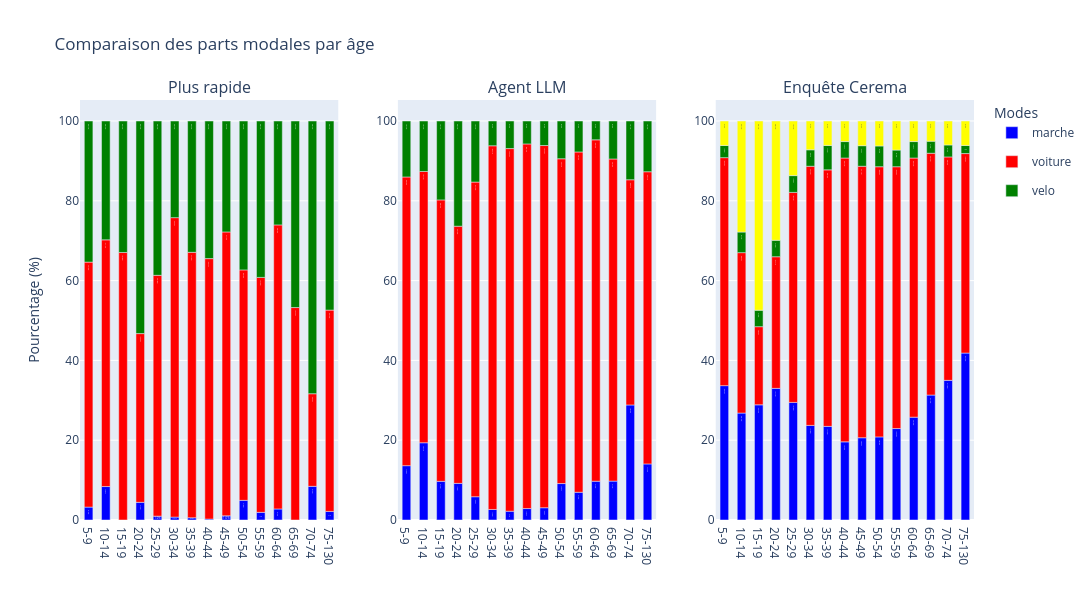

The notebook cell saved with this chart:
### Code cell
bar_graph(moves, cerema["parts_modales_2023"]["Age"], "Comparaison des parts modales par âge", x_name="Age_cat")

### Figure 1 — Plotly figure (JSON) as saved in the notebook; plotly's stock layout.template omitted (floating-point values rounded to 4 significant figures)
{"data": [{"legendgroup": "marche", "marker": {"color": "blue"}, "name": "marche", "showlegend": true, "text": ["3.1746031746031744", "8.281829419035846", "4.427480916030534", "0.9546539379474941", "0.7142857142857143", "0.5610098176718092", "0.22026431718061676", "1.046337817638266", "4.852941176470589", "1.86219739292365", "2.6954177897574128", "8.438818565400844", "2.074235807860262"], "textposition": "inside", "texttemplate": "%{text:.1f}%", "type": "bar", "x": ["5-9", "10-14", "20-24", "25-29", "30-34", "35-39", "40-44", "45-49", "50-54", "55-59", "60-64", "70-74", "75-130"], "xaxis": "x", "y": [18, 67, 29, 8, 6, 4, 1, 7, 33, 10, 10, 20, 19], "yaxis": "y"}, {"legendgroup": "voiture", "marker": {"color": "red"}, "name": "voiture", "showlegend": true, "text": ["60.317460317460316", "61.06304079110012", "65.7556270096463", "42.29007633587786", "59.785202863961814", "74.16666666666667", "66.33941093969145", "62.11453744493392", "71.15097159940208", "56.91176470588235", "57.35567970204841", "69.2722371967655", "53.246753246753244", "23.20675105485232", "48.580786026200876"], "textposition": "inside", "texttemplate": "%{text:.1f}%", "type": "bar", "x": ["5-9", "10-14", "15-19", "20-24", "25-29", "30-34", "35-39", "40-44", "45-49", "50-54", "55-59", "60-64", "65-69", "70-74", "75-130"], "xaxis": "x", "y": [342, 494, 409, 277, 501, 623, 473, 282, 476, 387, 308, 257, 246, 55, 445], "yaxis": "y"}, {"legendgroup": "velo", "marker": {"color": "green"}, "name": "velo", "showlegend": true, "text": ["34.74426807760141", "29.419035846724352", "32.31511254019293", "53.282442748091604", "38.3054892601432", "23.92857142857143", "32.81907433380084", "32.819383259911895", "27.802690582959645", "36.76470588235294", "38.17504655493482", "25.336927223719673", "46.75324675324675", "68.35443037974683", "45.633187772925766"], "textposition": "inside", "texttemplate": "%{text:.1f}%", "type": "bar", "x": ["5-9", "10-14", "15-19", "20-24", "25-29", "30-34", "35-39", "40-44", "45-49", "50-54", "55-59", "60-64", "65-69", "70-74", "75-130"], "xaxis": "x", "y": [197, 238, 201, 349, 321, 201, 234, 149, 186, 250, 205, 94, 216, 162, 418], "yaxis": "y"}, {"legendgroup": "transports_collectifs", "marker": {"color": "yellow"}, "name": "transports_collectifs", "showlegend": true, "text": [], "textposition": "inside", "texttemplate": "%{text:.1f}%", "type": "bar", "x": [], "xaxis": "x", "y": [], "yaxis": "y"}, {"legendgroup": "marche", "marker": {"color": "blue"}, "name": "marche", "showlegend": false, "text": ["11.816578483245149", "15.698393077873918", "8.19935691318328", "7.175572519083969", "4.77326968973747", "2.380952380952381", "2.1037868162692845", "2.643171806167401", "2.8400597907324365", "8.235294117647058", "6.517690875232775", "9.433962264150944", "9.090909090909092", "19.831223628691983", "11.462882096069869"], "textposition": "inside", "texttemplate": "%{text:.1f}%", "type": "bar", "x": ["5-9", "10-14", "15-19", "20-24", "25-29", "30-34", "35-39", "40-44", "45-49", "50-54", "55-59", "60-64", "65-69", "70-74", "75-130"], "xaxis": "x2", "y": [67, 127, 51, 47, 40, 20, 15, 12, 19, 56, 35, 35, 42, 47, 105], "yaxis": "y2"}, {"legendgroup": "voiture", "marker": {"color": "red"}, "name": "voiture", "showlegend": false, "text": ["62.78659611992945", "55.12978986402967", "59.64630225080386", "50.38167938931297", "64.55847255369929", "82.14285714285714", "86.67601683029453", "84.14096916299559", "83.85650224215246", "73.38235294117646", "79.88826815642457", "83.01886792452831", "75.32467532467533", "38.81856540084388", "59.71615720524017"], "textposition": "inside", "texttemplate": "%{text:.1f}%", "type": "bar", "x": ["5-9", "10-14", "15-19", "20-24", "25-29", "30-34", "35-39", "40-44", "45-49", "50-54", "55-59", "60-64", "65-69", "70-74", "75-130"], "xaxis": "x2", "y": [356, 446, 371, 330, 541, 690, 618, 382, 561, 499, 429, 308, 348, 92, 547], "yaxis": "y2"}, {"legendgroup": "velo", "marker": {"color": "green"}, "name": "velo", "showlegend": false, "text": ["12.16931216931217", "10.259579728059332", "16.720257234726688", "20.610687022900763", "12.529832935560858", "5.595238095238096", "6.5918653576437585", "5.286343612334802", "5.680119581464873", "8.529411764705882", "7.262569832402235", "4.5822102425876015", "8.874458874458876", "10.126582278481013", "10.37117903930131"], "textposition": "inside", "texttemplate": "%{text:.1f}%", "type": "bar", "x": ["5-9", "10-14", "15-19", "20-24", "25-29", "30-34", "35-39", "40-44", "45-49", "50-54", "55-59", "60-64", "65-69", "70-74", "75-130"], "xaxis": "x2", "y": [69, 83, 104, 135, 105, 47, 47, 24, 38, 58, 39, 17, 41, 24, 95], "yaxis": "y2"}, {"legendgroup": "transports_collectifs", "marker": {"color": "yellow"}, "name": "transports_collectifs", "showlegend": false, "text": [], "textposition": "inside", "texttemplate": "%{text:.1f}%", "type": "bar", "x": [], "xaxis": "x2", "y": [], "yaxis": "y2"}, {"legendgroup": "marche", "marker": {"color": "blue"}, "name": "marche", "showlegend": false, "text": ["33.0", "25.742574257425744", "27.450980392156865", "31.06796116504854", "26.923076923076923", "21.904761904761905", "21.69811320754717", "17.75700934579439", "18.51851851851852", "18.34862385321101", "20.0", "22.52252252252252", "27.67857142857143", "30.973451327433626", "35.96491228070175"], "textposition": "inside", "texttemplate": "%{text:.1f}%", "type": "bar", "x": ["5-9", "10-14", "15-19", "20-24", "25-29", "30-34", "35-39", "40-44", "45-49", "50-54", "55-59", "60-64", "65-69", "70-74", "75-130"], "xaxis": "x3", "y": [33, 26, 28, 32, 28, 23, 23, 19, 20, 20, 22, 25, 31, 35, 41], "yaxis": "y3"}, {"legendgroup": "voiture", "marker": {"color": "red"}, "name": "voiture", "showlegend": false, "text": ["56.00000000000001", "38.613861386138616", "18.627450980392158", "31.06796116504854", "48.07692307692308", "60.0", "59.43396226415094", "64.48598130841121", "61.111111111111114", "59.63302752293578", "57.27272727272727", "56.75675675675676", "53.57142857142857", "49.557522123893804", "42.98245614035088"], "textposition": "inside", "texttemplate": "%{text:.1f}%", "type": "bar", "x": ["5-9", "10-14", "15-19", "20-24", "25-29", "30-34", "35-39", "40-44", "45-49", "50-54", "55-59", "60-64", "65-69", "70-74", "75-130"], "xaxis": "x3", "y": [56, 39, 19, 32, 50, 63, 63, 69, 66, 65, 63, 63, 60, 56, 49], "yaxis": "y3"}, {"legendgroup": "velo", "marker": {"color": "green"}, "name": "velo", "showlegend": false, "text": ["3.0", "4.9504950495049505", "3.9215686274509802", "3.8834951456310676", "3.8461538461538463", "3.8095238095238098", "5.660377358490567", "3.7383177570093453", "4.62962962962963", "4.587155963302752", "3.6363636363636362", "3.6036036036036037", "2.6785714285714284", "2.6548672566371683", "1.7543859649122806"], "textposition": "inside", "texttemplate": "%{text:.1f}%", "type": "bar", "x": ["5-9", "10-14", "15-19", "20-24", "25-29", "30-34", "35-39", "40-44", "45-49", "50-54", "55-59", "60-64", "65-69", "70-74", "75-130"], "xaxis": "x3", "y": [3, 5, 4, 4, 4, 4, 6, 4, 5, 5, 4, 4, 3, 3, 2], "yaxis": "y3"}, {"legendgroup": "transports_collectifs", "marker": {"color": "yellow"}, "name": "transports_collectifs", "showlegend": false, "text": ["6.0", "26.732673267326735", "45.09803921568628", "28.155339805825243", "12.5", "6.666666666666667", "5.660377358490567", "4.672897196261682", "5.555555555555555", "5.5045871559633035", "6.363636363636363", "4.504504504504505", "4.464285714285714", "5.3097345132743365", "5.263157894736842"], "textposition": "inside", "texttemplate": "%{text:.1f}%", "type": "bar", "x": ["5-9", "10-14", "15-19", "20-24", "25-29", "30-34", "35-39", "40-44", "45-49", "50-54", "55-59", "60-64", "65-69", "70-74", "75-130"], "xaxis": "x3", "y": [6, 27, 46, 29, 13, 7, 6, 5, 6, 6, 7, 5, 5, 6, 6], "yaxis": "y3"}], "layout": {"annotations": [{"font": {"size": 16}, "showarrow": false, "text": "Plus rapide", "x": 0.1444, "xanchor": "center", "xref": "paper", "y": 1.0, "yanchor": "bottom", "yref": "paper"}, {"font": {"size": 16}, "showarrow": false, "text": "Agent LLM", "x": 0.5, "xanchor": "center", "xref": "paper", "y": 1.0, "yanchor": "bottom", "yref": "paper"}, {"font": {"size": 16}, "showarrow": false, "text": "Enquête Cerema", "x": 0.8556, "xanchor": "center", "xref": "paper", "y": 1.0, "yanchor": "bottom", "yref": "paper"}], "bargap": 0.5, "barmode": "relative", "barnorm": "percent", "height": 600, "legend": {"title": {"text": "Modes"}}, "title": {"text": "Comparaison des parts modales par âge"}, "width": 1300, "xaxis": {"anchor": "y", "categoryarray": ["5-9", "10-14", "15-19", "20-24", "25-29", "30-34", "35-39", "40-44", "45-49", "50-54", "55-59", "60-64", "65-69", "70-74", "75-130"], "categoryorder": "array", "domain": [0.0, 0.2889], "showgrid": false, "type": "category"}, "xaxis2": {"anchor": "y2", "categoryarray": ["5-9", "10-14", "15-19", "20-24", "25-29", "30-34", "35-39", "40-44", "45-49", "50-54", "55-59", "60-64", "65-69", "70-74", "75-130"], "categoryorder": "array", "domain": [0.3556, 0.6444], "showgrid": false, "type": "category"}, "xaxis3": {"anchor": "y3", "categoryarray": ["5-9", "10-14", "15-19", "20-24", "25-29", "30-34", "35-39", "40-44", "45-49", "50-54", "55-59", "60-64", "65-69", "70-74", "75-130"], "categoryorder": "array", "domain": [0.7111, 1.0], "showgrid": false, "type": "category"}, "yaxis": {"anchor": "x", "domain": [0.0, 1.0], "title": {"text": "Pourcentage (%)"}}, "yaxis2": {"anchor": "x2", "domain": [0.0, 1.0]}, "yaxis3": {"anchor": "x3", "domain": [0.0, 1.0]}}}
